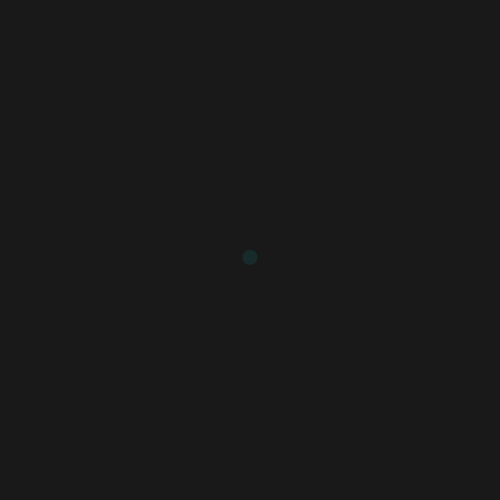
Frame 1 (no input)
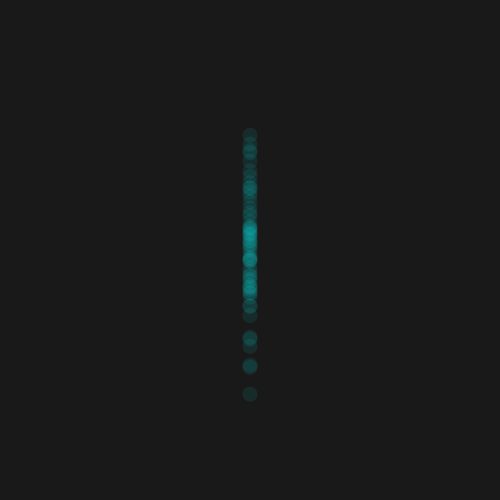
Frame 60 (the mouse pressed at the canvas centre just before this capture)
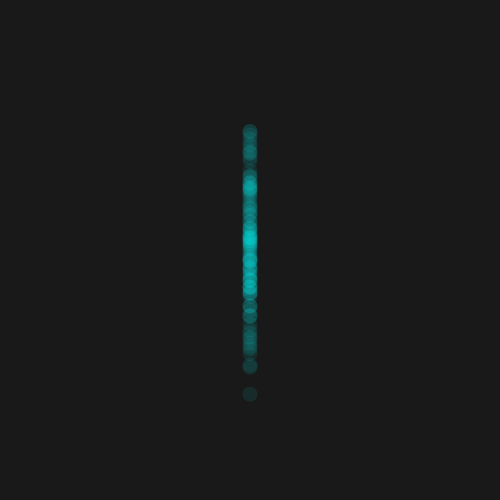
Frame 120 (the mouse held since frame 60 and released just before this capture)

The Processing sketch that drew these frames (run headless with seeded random() and noise(); from frame 60 on, the mouse is pressed at the canvas centre):

// Processing sketch: sketch_00_03_gaussian_distribution
// ── sketch_00_03_gaussian_distribution.pde

import java.util.*;

Random generator;

Circle friend;

class Circle {
  float yloc;
  
  void appear(){
  yloc = (float)generator.nextGaussian();
  
  yloc = yloc * 60;
  yloc = yloc + 250;
 }
  
  void render() {
  noStroke();
  fill(0, 255, 255, 20);
  ellipse(width/2, yloc, 15, 15);
  }
}

void setup() {
  size(500, 500);
  background(25);
  generator = new Random();
  friend = new Circle();
  smooth();
}

void draw() {
  friend.appear();
  friend.render();
}
